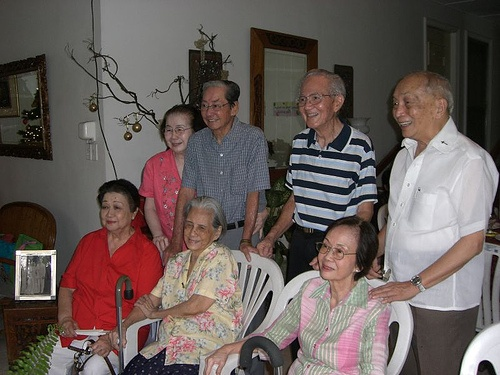
#> input picture data/raw_downloads/dlib_2007_007763.jpg, 500 x 375 px
$ python -i preprocess.py   (imports and definitions only)
#> lines starting #> are read from the running program, lines starting #| are printed output that depends on the picture
#> further down, picture is the input picture: shape (375, 500, 3); mean B, G, R 89.7, 93, 104.9
"""Deterministic standardization and stochastic augmentation (paper §3.2)."""
import cv2
import numpy as np

_clahe = cv2.createCLAHE(clipLimit=2.0, tileGridSize=(8, 8))


def apply_clahe(img_bgr):
    lab = cv2.cvtColor(img_bgr, cv2.COLOR_BGR2LAB)
#> lab: shape (375, 500, 3); mean of channels 0, 1, 2 101.8, 132.4, 132.4
    lab[:, :, 0] = _clahe.apply(lab[:, :, 0])
#> lab: shape (375, 500, 3); mean of channels 0, 1, 2 120, 132.4, 132.4
    return cv2.cvtColor(lab, cv2.COLOR_LAB2BGR)
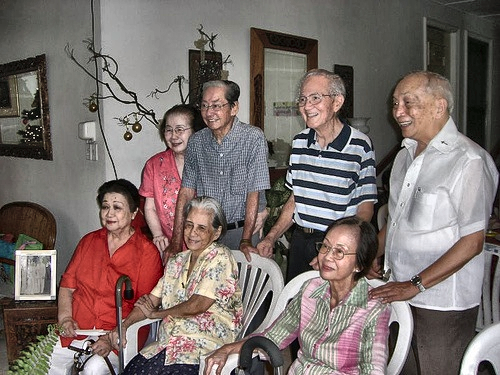
#> returned value: shape (375, 500, 3); mean B, G, R 107.3, 110.9, 123.1


def standardize(img_bgr, size=528):
    return cv2.resize(apply_clahe(img_bgr), (size, size), interpolation=cv2.INTER_AREA)
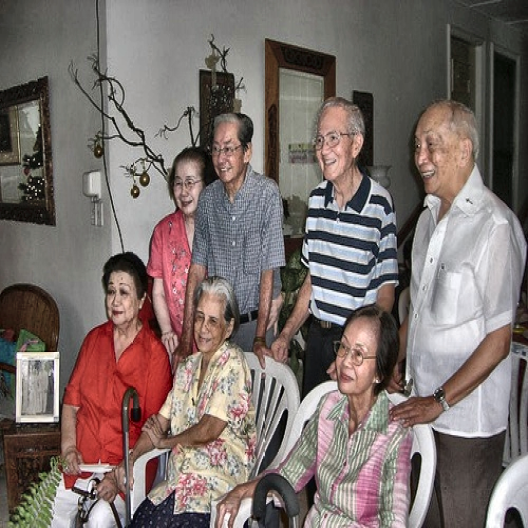
#> returned value: shape (528, 528, 3); mean of channels 0, 1, 2 107.3, 110.9, 123; drawn as B, G, R


def augment(img, rng):
    """One random degradation chain: flip / brightness-contrast / blur / noise / JPEG."""
    out = img.copy()
    if rng.random() < 0.5:
        out = cv2.flip(out, 1)
    if rng.random() < 0.8:
        a, b = rng.uniform(0.85, 1.15), rng.uniform(-18, 18)
        out = cv2.convertScaleAbs(out, alpha=a, beta=b)
    if rng.random() < 0.4:
        out = cv2.GaussianBlur(out, (rng.choice([3, 5]),) * 2, 0)
    if rng.random() < 0.4:
        noise = np.random.default_rng(rng.randrange(1 << 30)).normal(
            0, rng.uniform(4, 10), out.shape)
        out = np.clip(out.astype(np.int16) + noise, 0, 255).astype(np.uint8)
    if rng.random() < 0.7:
        q = rng.randint(45, 90)
        _, enc = cv2.imencode(".jpg", out, [cv2.IMWRITE_JPEG_QUALITY, q])
        out = cv2.imdecode(enc, cv2.IMREAD_COLOR)
    return out

>>> import cv2
>>> picture = cv2.imread('../../data/raw_downloads/dlib_2007_007763.jpg')
>>> result = standardize(picture)

$ run again, on data/raw_downloads/dlib_2008_001009.jpg
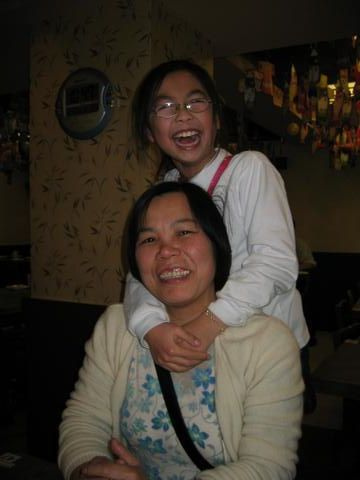
#> input picture data/raw_downloads/dlib_2008_001009.jpg, 360 x 480 px
#> picture is the input picture: shape (480, 360, 3); mean B, G, R 40.9, 49.8, 57.3
#> in apply_clahe, `return cv2.cvtColor(lab, cv2.COLOR_LAB2BGR)`:
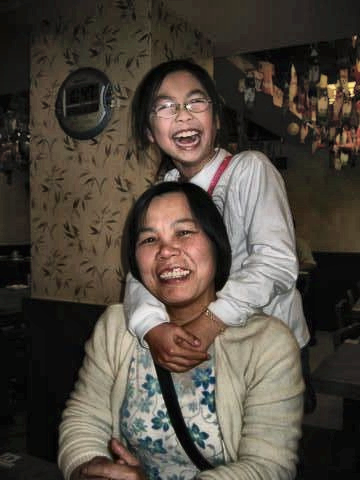
#> returned value: shape (480, 360, 3); mean B, G, R 62.4, 71.5, 79.6
#> in standardize, `return cv2.resize(apply_clahe(img_bgr), (size, size), interpolation=cv..`:
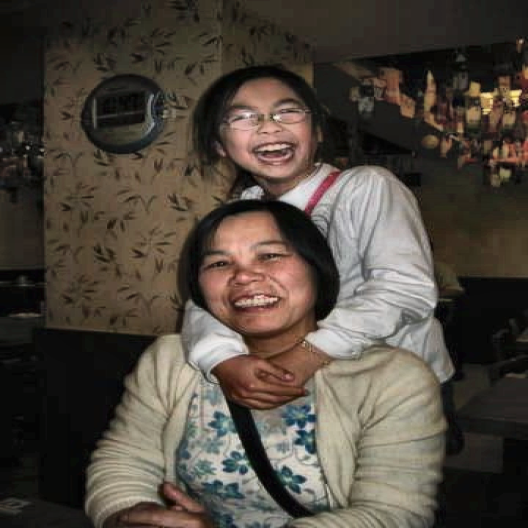
#> returned value: shape (528, 528, 3); mean of channels 0, 1, 2 62.3, 71.5, 79.6; drawn as B, G, R

$ run again, on data/raw_downloads/dlib_2008_001322.jpg
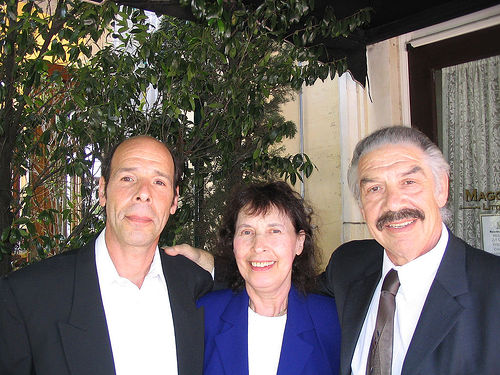
#> input picture data/raw_downloads/dlib_2008_001322.jpg, 500 x 375 px
#> picture is the input picture: shape (375, 500, 3); mean B, G, R 97.7, 102, 109.3
#> in apply_clahe, `return cv2.cvtColor(lab, cv2.COLOR_LAB2BGR)`:
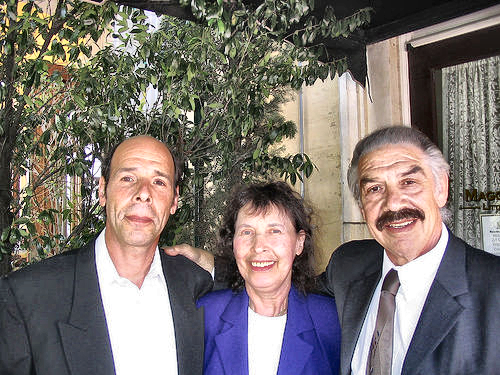
#> returned value: shape (375, 500, 3); mean B, G, R 110.1, 114.5, 121.8
#> in standardize, `return cv2.resize(apply_clahe(img_bgr), (size, size), interpolation=cv..`:
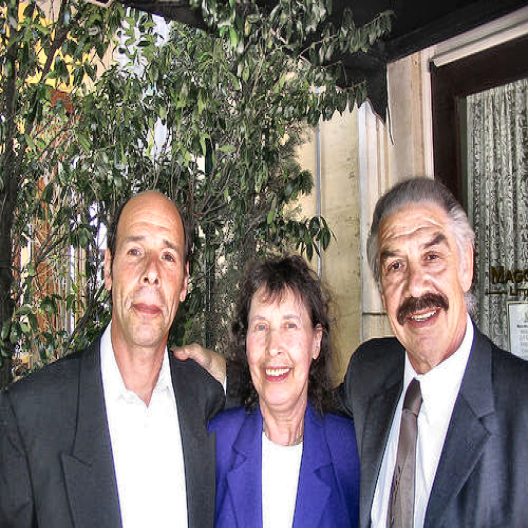
#> returned value: shape (528, 528, 3); mean of channels 0, 1, 2 110, 114.4, 121.7; drawn as B, G, R

$ run again, on data/raw_downloads/dlib_2008_002079.jpg
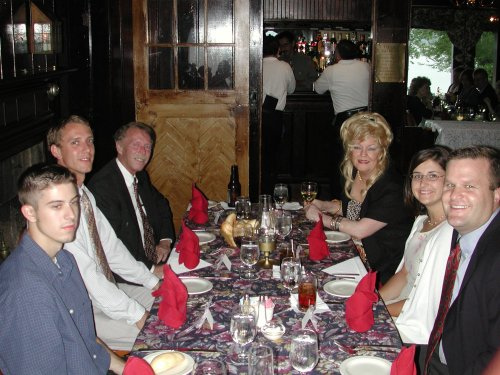
#> input picture data/raw_downloads/dlib_2008_002079.jpg, 500 x 375 px
#> picture is the input picture: shape (375, 500, 3); mean B, G, R 78.2, 81.9, 94.8
#> in apply_clahe, `return cv2.cvtColor(lab, cv2.COLOR_LAB2BGR)`:
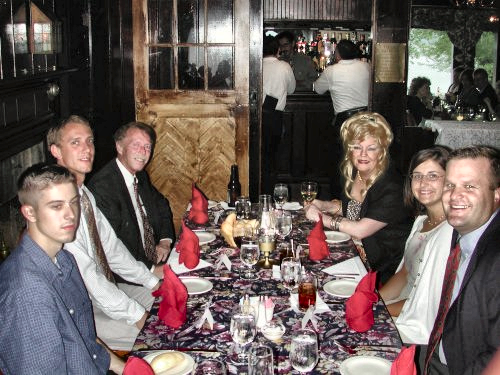
#> returned value: shape (375, 500, 3); mean B, G, R 90.8, 94.8, 108.1
#> in standardize, `return cv2.resize(apply_clahe(img_bgr), (size, size), interpolation=cv..`:
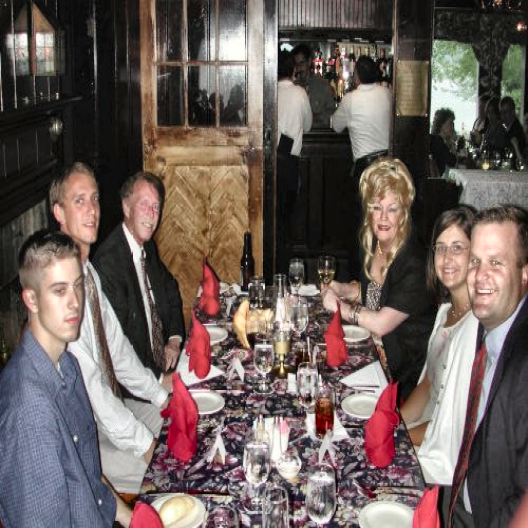
#> returned value: shape (528, 528, 3); mean of channels 0, 1, 2 90.7, 94.7, 108; drawn as B, G, R
